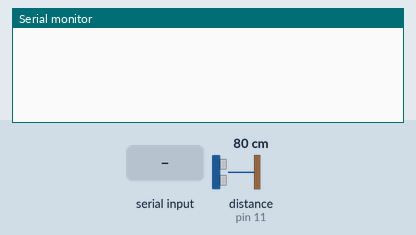
A sketch run on a simulated Arduino Uno, built with avr-gcc and run on an emulated ATmega328P. Parts: the last lines printed to the serial monitor. The inputs (shaded band) are chosen by the test bench; at power-on: distance to the obstacle (sensor on pin 11) 80 cm. The echo pulse lasts 58.3 µs per cm.

Above: at 1.2 s.
1.3 s: "d\n" received over Serial
At 2.4 s:
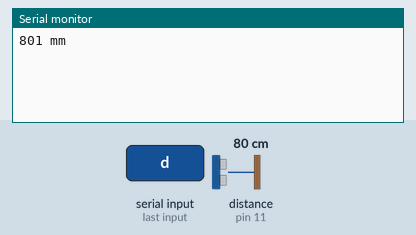
2.8 s: "1\n" received over Serial
At 3.3 s:
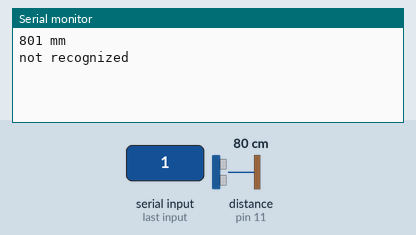

Measured:
- after the input at 1.3 s, the serial monitor: prints a new line at once (image 1)
- after the input at 2.8 s, the serial monitor: prints a new line at once (image 2)

The sketch:

distance_measure.ino
```cpp
/*
 * created by Rui Santos, https://randomnerdtutorials.com
 *
 * Complete Guide for Ultrasonic Sensor HC-SR04
 *
    Ultrasonic sensor Pins:
        VCC: +5VDC
        Trig : Trigger (INPUT) - Pin11
        Echo: Echo (OUTPUT) - Pin 12
        GND: GND
 */

int trigPin = 12;    // Trigger
int echoPin = 11;    // Echo

void setup() {
  //Serial Port begin
  Serial.begin (115200);
  //Define inputs and outputs
  pinMode(trigPin, OUTPUT);
  pinMode(echoPin, INPUT);
}

void loop() {

  if (Serial.available()) {
    String command = Serial.readStringUntil('\n');

    if (command == "d") {
      Serial.print(ultrasonicDistance());
      Serial.println(" mm");
    } else {
      Serial.println("not recognized");
    }
  }
}

int16_t ultrasonicDistance() {

  // The sensor is triggered by a HIGH pulse of 10 or more microseconds.
  // Give a short LOW pulse beforehand to ensure a clean HIGH pulse:
  digitalWrite(trigPin, LOW);
  delayMicroseconds(5);
  digitalWrite(trigPin, HIGH);
  delayMicroseconds(10);
  digitalWrite(trigPin, LOW);

  // Read the signal from the sensor: a HIGH pulse whose
  // duration is the time (in microseconds) from the sending
  // of the ping to the reception of its echo off of an object.

  long duration = pulseIn(echoPin, HIGH);
  return (duration/2.0) / 2.91;     // to mm
}
```
